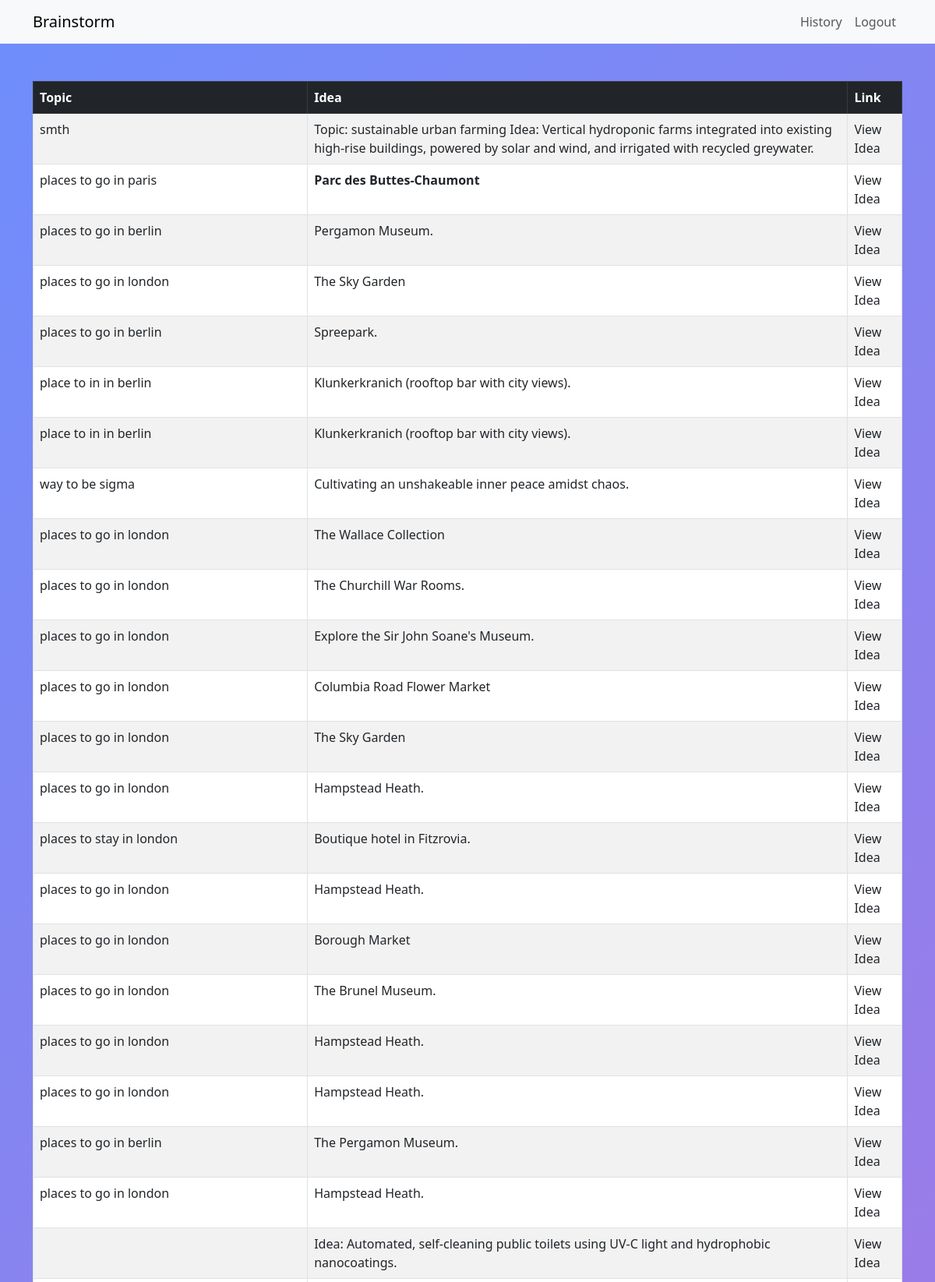
Screenshot of /history (signed in, upper part) with the database file from the repository.
### tables this page shows
CREATE TABLE BrainstormSession (
            id INTEGER PRIMARY KEY AUTOINCREMENT,
            user_id INTEGER NOT NULL,
            topic TEXT NOT NULL,
            idea_description TEXT NOT NULL,
            idea TEXT NOT NULL,
            image_url TEXT NOT NULL,
            timestamp TEXT NOT NULL,
            FOREIGN KEY (user_id) REFERENCES User(id)
        );

### app.py (the view)
@app.route("/history")
@login_required
def history():
    rows = db_exec("SELECT topic, idea, id FROM BrainstormSession WHERE user_id = ? ORDER BY timestamp DESC", (session.get("user_id"),))
    return render_template("history.html", rows=rows)

### utils.py (called while the page is built)
def login_required(f):
    @wraps(f)
    def decorated_function(*args, **kwargs):
        if session.get("user_id") is None:
            return redirect("/login")
        return f(*args, **kwargs)
    return decorated_function

def db_exec(query: str, arguments: tuple):
    conn = sqlite3.connect("brainstorm.db")
    curr = conn.cursor()
    try:
        res = curr.execute(query, arguments).fetchall()
    except sqlite3.IntegrityError:
        return "Username is already taken"
    conn.commit()
    conn.close()
    return res

### templates/history.html (shortened to what this page needs)
{% extends "layout.html" %}
{% block content %}
   <table class="table table-striped table-hover table-bordered">
            <thead class="table-dark">
                <tr>
                    <th scope="col">Topic</th>
                    <th scope="col">Idea</th>
                    <th scope="col">Link</th>
                </tr>
            </thead>
            <tbody>
                {% for i in rows %}
                    <tr>
                        <td>{{ i[0]|safe }}</td>
                        <td>{{ i[1]|safe }}</td>
                        <td style="cursor: pointer;" onclick="document.location.assign(`/show-idea?session_id=${ {{ i[2] }} }`)">View Idea </td>
                    </tr>
                {% endfor %}
            </tbody>
        </table>
{% endblock %}

### templates/layout.html (shortened to what this page needs)
<!DOCTYPE html>
<html lang="en">
<head>
  <link rel="stylesheet" href="../static/style.css">
  <link href="https://cdn.jsdelivr.net/npm/bootstrap@5.3.0/dist/css/bootstrap.min.css" rel="stylesheet">
</head>
<body >
  <nav class="navbar navbar-expand-lg navbar-light bg-light">
    <div class="container">
      <a class="navbar-brand" href="/">Brainstorm</a>
      <div class="collapse navbar-collapse" id="navbarNav">
        <ul class="navbar-nav ms-auto">
          <li class="nav-item">
            <a class="nav-link" href="/history">History</a>
          </li>
          <li class="nav-item">
            <a class="nav-link" href="/logout" id="logoutLink">Logout</a>
          </li>
        </ul>
      </div>
    </div>
  </nav>
  <div class="container mt-5" onload="console.log('biba')">
    {% block content %}
    {% endblock %}
  </div>
</body>
</html>

### static/style.css (style rules this page uses)
body { background: linear-gradient(135deg, #6e8efb, #a777e3, #ff6b6b); min-height: 100vh; margin: 0; background-attachment: fixed; }

### rows the page displays
BrainstormSession: topic "smth", idea "Topic: sustainable urban farming Idea: Vertical hydroponic farms integrated into existing high-rise buildings, powered by solar and wind, and irrigated with recycled greywater."
BrainstormSession: topic "places to go in paris", idea "Parc des Buttes-Chaumont"
BrainstormSession: topic "places to go in berlin", idea "Pergamon Museum."
BrainstormSession: topic "places to go in london", idea "The Sky Garden"
BrainstormSession: topic "places to go in berlin", idea "Spreepark."
BrainstormSession: topic "place to in in berlin", idea "Klunkerkranich (rooftop bar with city views)."
BrainstormSession: topic "place to in in berlin", idea "Klunkerkranich (rooftop bar with city views)."
BrainstormSession: topic "way to be sigma", idea "Cultivating an unshakeable inner peace amidst chaos."
BrainstormSession: topic "places to go in london", idea "The Wallace Collection"
BrainstormSession: topic "places to go in london", idea "The Churchill War Rooms."
BrainstormSession: topic "places to go in london", idea "Explore the Sir John Soane's Museum."
BrainstormSession: topic "places to go in london", idea "Columbia Road Flower Market"
BrainstormSession: topic "places to go in london", idea "The Sky Garden"
BrainstormSession: topic "places to go in london", idea "Hampstead Heath."
BrainstormSession: topic "places to stay in london", idea "Boutique hotel in Fitzrovia."
BrainstormSession: topic "places to go in london", idea "Hampstead Heath."
BrainstormSession: topic "places to go in london", idea "Borough Market"
BrainstormSession: topic "places to go in london", idea "The Brunel Museum."
BrainstormSession: topic "places to go in london", idea "Hampstead Heath."
BrainstormSession: topic "places to go in london", idea "Hampstead Heath."
BrainstormSession: topic "places to go in berlin", idea "The Pergamon Museum."
BrainstormSession: topic "places to go in london", idea "Hampstead Heath."
BrainstormSession: idea "Idea: Automated, self-cleaning public toilets using UV-C light and hydrophobic nanocoatings."
